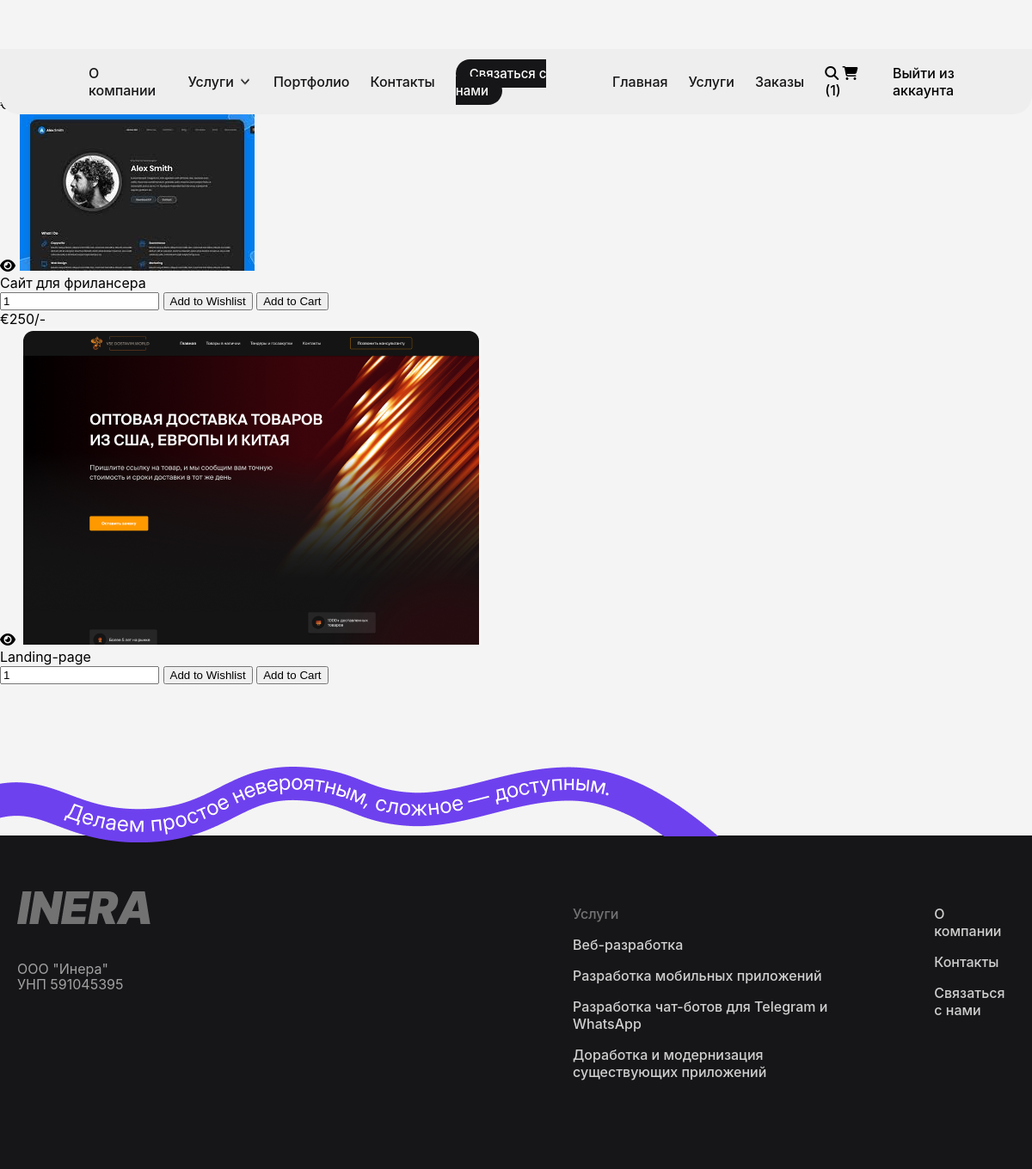
The page /category.php?category_id=1 (signed in) on the database its author committed.
### tables this page shows
CREATE TABLE `products` (
  `id` int(100) NOT NULL,
  `name` varchar(100) NOT NULL,
  `category_id` int(100) NOT NULL,
  `details` varchar(500) NOT NULL,
  `price` int(100) NOT NULL,
  `image` varchar(100) NOT NULL
);

### category.php (the view, shortened to what this page needs)
<?php
@include 'config.php';
?>
<!DOCTYPE html>
<html lang="en">
<head>
    <link rel="stylesheet" href="css/style.css">
</head>
<body>
<?php include 'header.php'; ?>
<section class="products">
    <?php
    if (isset($_GET['category_id']) && is_numeric($_GET['category_id'])) {
        $category_id = intval($_GET['category_id']);
    } else {
        echo '<p class="empty">Category not specified!</p>';
        exit();
    }
    ?>
    <h1 class="title">Products - Category <?= htmlspecialchars($category_id) ?></h1>
    <div class="box-container">
    <?php
        $select_products = $conn->prepare("SELECT * FROM `products` WHERE category_id = ?");
        $select_products->execute([$category_id]);
        if ($select_products->rowCount() > 0) {
            while ($fetch_products = $select_products->fetch(PDO::FETCH_ASSOC)) {
    ?>
        <form action="" class="box" method="POST">
            <div class="price">€<span><?= htmlspecialchars($fetch_products['price']); ?></span>/-</div>
            <a href="view_page.php?pid=<?= $fetch_products['id']; ?>" class="fas fa-eye"></a>
            <img src="uploaded_img/<?= htmlspecialchars($fetch_products['image']); ?>" alt="">
            <div class="name"><?= htmlspecialchars($fetch_products['name']); ?></div>
            <input type="number" min="1" value="1" name="p_qty" class="qty">
            <input type="submit" value="Add to Wishlist" class="option-btn" name="add_to_wishlist">
            <input type="submit" value="Add to Cart" class="btn" name="add_to_cart">
        </form>
    <?php
            }
        } else {
            echo '<p class="empty">No products available!</p>';
        }
    ?>
    </div>
</section>
<?php include 'footer.php'; ?>
</body>
</html>

### css/style.css (style rules this page uses)
h1, h2, h3, h4, h5, h6 { margin: 0; }
a { text-decoration: none; color: inherit; }
* { box-sizing: border-box; }
html { scroll-padding-top: 100px; scroll-behavior: smooth; overflow-x:hidden; }
body { background-color: #f4f4f4; margin: 0; font-family: "Inter", sans-serif; }
.title { font-size: 44px; font-weight: 700; margin-top: 57px; text-align: center; }

### category.php (style rules this page uses)
body { background-image: url(images/wallpapercategory.jpg) !important; }

### rows shown on the page
products: image (picture), name "Сайт для фрилансера"
products: price "250", image (picture), name "Landing-page"

### other values the page prints
$count_cart_items->rowCount() "1"
